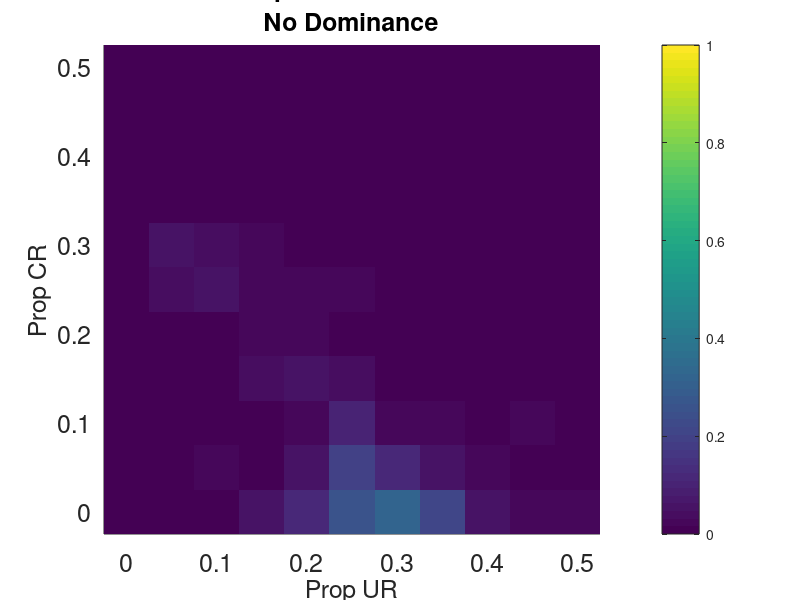
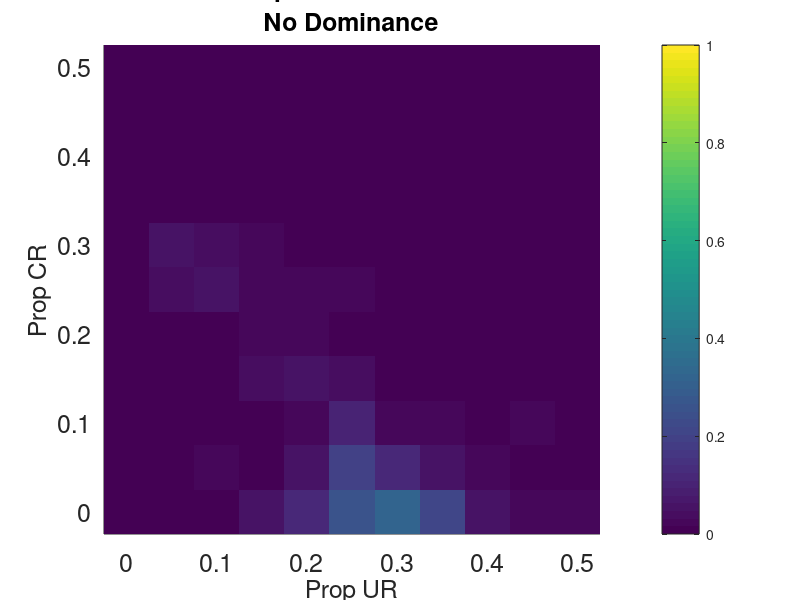
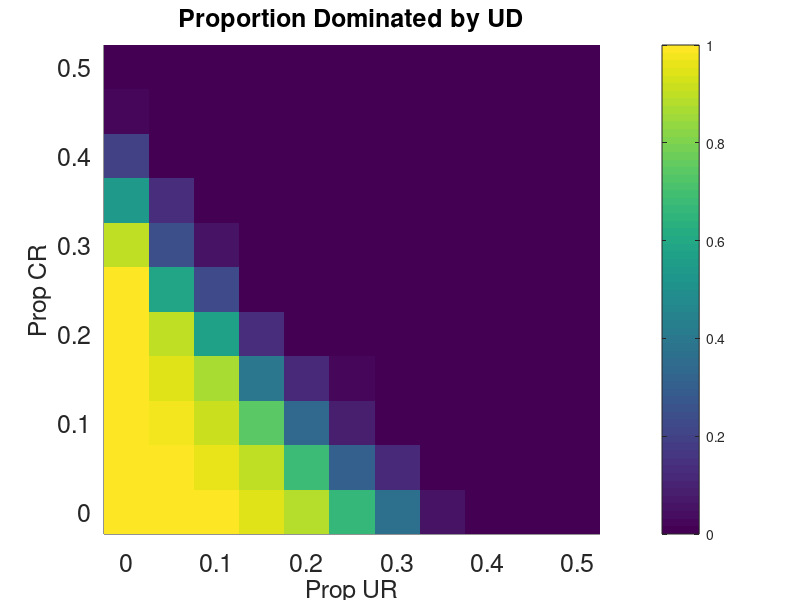
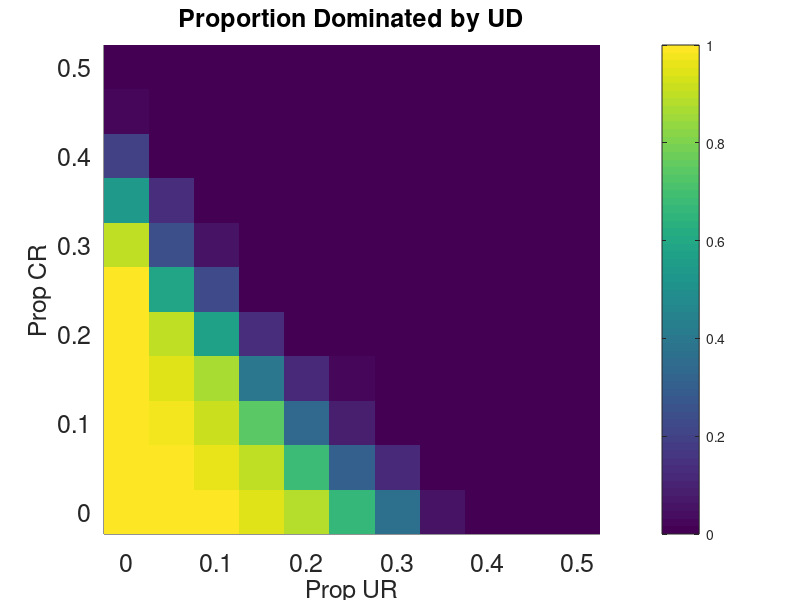

Here is the MATLAB script that generated these plots, in order: (Note: this script raises an error after producing the figures.)
clear all
close all
clc

% Figures S4 and Figure S5 - Performance of indirect reciprocity strategies
% with copy the better setup
% Panels of figure 4 are counted left to right, top to bottom:
% 1 2 3
% 4 5 6



load NS_16_URCRStudy_er.mat %_long

[sizeUR sizeCR dimREPL]=size(tconv);
prop_coop=number_true_cooperators./number_of_plays;

arrived_at=length(tconv); 
numNOTconverged=zeros(sizeUR,sizeCR);
RD_UD=zeros(sizeUR,sizeCR);
RD_TFT=zeros(sizeUR,sizeCR);
RD_CR=zeros(sizeUR,sizeCR);
RD_UR=zeros(sizeUR,sizeCR);
RD_UC=zeros(sizeUR,sizeCR);
RD_SJ=zeros(sizeUR,sizeCR); % set counters for relative dominance to zero for all types

for i=1:sizeUR
    for j=1:sizeCR
        numNOTconverged(i,j)=length(find(squeeze(tconv(i,j,:))>=tmax)); % (1)
        numNOTconverged(i,j)=numNOTconverged(i,j)/Niter;
        m_prop_coop(i,j)=mean(squeeze(prop_coop(i,j,:))); % (2)
        for z=1:dimREPL %(9)
            [~, pos_max]=max(squeeze(N_types(:,i,j,z)));
            if pos_max==1; RD_UD(i,j)=RD_UD(i,j)+1; end; % I update the counter of each types accordingly.
            if pos_max==2; RD_TFT(i,j)=RD_TFT(i,j)+1; end;
            if pos_max==3; RD_CR(i,j)=RD_CR(i,j)+1; end;
            if pos_max==4; RD_UR(i,j)=RD_UR(i,j)+1; end;
            if pos_max==5; RD_UC(i,j)=RD_UC(i,j)+1; end;
            if pos_max==6; RD_SJ(i,j)=RD_SJ(i,j)+1; end;
        end
        vct= [RD_UD(i,j) RD_TFT(i,j) RD_CR(i,j) RD_UR(i,j) RD_UC(i,j) RD_SJ(i,j)]; % (10)
        [~, DominantRelative(i,j)]=max(vct);
        
        N_UD(i,j)=length(find(squeeze(N_types(1,i,j,:))>(0.9*N)))/arrived_at; % (4-8)
        N_TFT(i,j)=length(find(squeeze(N_types(2,i,j,:))>(0.9*N)))/arrived_at;
        N_CR(i,j)=length(find(squeeze(N_types(3,i,j,:))>(0.9*N)))/arrived_at;
        N_UR(i,j)=length(find(squeeze(N_types(4,i,j,:))>(0.9*N)))/arrived_at;
        N_UC(i,j)=length(find(squeeze(N_types(5,i,j,:))>(0.9*N)))/arrived_at;
        N_SJ(i,j)=length(find(squeeze(N_types(6,i,j,:))>(0.9*N)))/arrived_at;
        N_NC(i,j)=(1-(N_UD(i,j)+N_TFT(i,j)+N_CR(i,j)+N_UR(i,j)+N_UC(i,j)+N_SJ(i,j))); % residual. Simulations that are not dominated.
        
        vct= [N_UD(i,j) N_TFT(i,j) N_CR(i,j) N_UR(i,j) N_UC(i,j) N_SJ(i,j)]; % (3)
        [Propdom_joined(i,j), DominantAbsolute(i,j)]=max(vct);
    end
end
RD_UD=RD_UD./Niter;
RD_TFT=RD_TFT./Niter;
RD_CR=RD_CR./Niter;
RD_UR=RD_UR./Niter;
RD_UC=RD_UC./Niter;
RD_SJ=RD_SJ./Niter;


% FIGURE S4 (PANEL 6) - PROPORTION OF SIMULATIONS WITHOUT ABSOLUTELY DOMINANT STRATEGY
fignum = figure(3);
axes1 = axes('Parent',fignum);
hold(axes1,'on');
set(axes1,'FontSize',18);
xlim([-0.025 0.525]);
ylim([-0.025 0.525]);
imagesc(Prop_UR,Prop_CR,N_NC);
colorbar
set(gca, 'CLim', [0, 1]);
set(gca,'YDir','normal')
xlabel('Prop UR','FontSize',18);
ylabel('Prop CR','FontSize',18);
tt=['BetterInitial Proportions of UR and CR - No Dominance'];
title({'Initial Proportions of UR and CR','No Dominance'},'FontSize',18) 
fn=tt(~isspace(tt));
saveas(fignum,fn);
print('-depsc', fn);

% FIGURE S4 (PANEL 5) - PROPORTION OF SIMULATIONS DOMINATED BY UD
fignum = figure(4);
axes1 = axes('Parent',fignum);
hold(axes1,'on');
set(axes1,'FontSize',18);
xlim([-0.025 0.525]);
ylim([-0.025 0.525]);
imagesc(Prop_UR,Prop_CR,N_UD);
colorbar
set(gca, 'CLim', [0, 1]);
set(gca,'YDir','normal')
xlabel('Prop UR','FontSize',18);
ylabel('Prop CR','FontSize',18);
tt=['BetterInitial Proportions of UR and CR - Proportion Dominated by UD'];
title({'Initial Proportions of UR and CR','Proportion Dominated by UD'},'FontSize',18) 
fn=tt(~isspace(tt));
saveas(fignum,fn);
print('-depsc', fn);



% FIGURE S4 (PANEL 4) - PROPORTION OF SIMULATIONS DOMINATED BY UC
fignum = figure(6);
axes1 = axes('Parent',fignum);
hold(axes1,'on');
set(axes1,'FontSize',18);
xlim([-0.025 0.525]);
ylim([-0.025 0.525]);
imagesc(Prop_UR,Prop_CR,N_UC);
colorbar
set(gca, 'CLim', [0, 1]);
set(gca,'YDir','normal')
xlabel('Prop UR','FontSize',18);
ylabel('Prop CR','FontSize',18);
tt=['BetterInitial Proportions of UR and CR - Proportion Dominated by UC'];
title({'Initial Proportions of UR and CR','Proportion Dominated by UC'},'FontSize',18) 
fn=tt(~isspace(tt));
saveas(fignum,fn);
print('-depsc', fn);

% FIGURE S4 (PANEL 3) - PROPORTION OF SIMULATIONS DOMINATED BY SJ
fignum = figure(7);
axes1 = axes('Parent',fignum);
hold(axes1,'on');
set(axes1,'FontSize',18);
xlim([-0.025 0.525]);
ylim([-0.025 0.525]);
imagesc(Prop_UR,Prop_CR,N_SJ);
colorbar
set(gca, 'CLim', [0, 1]);
set(gca,'YDir','normal')
xlabel('Prop UR','FontSize',18);
ylabel('Prop CR','FontSize',18);
tt=['BetterInitial Proportions of UR and CR - Proportion Dominated by SJ'];
title({'Initial Proportions of UR and CR','Proportion Dominated by SJ'},'FontSize',18) 
fn=tt(~isspace(tt));
saveas(fignum,fn);
print('-depsc', fn);


% FIGURE S4 (PANEL 2) - PROPORTION OF SIMULATIONS DOMINATED BY UR
fignum = figure(8);
axes1 = axes('Parent',fignum);
hold(axes1,'on');
set(axes1,'FontSize',18);
xlim([-0.025 0.525]);
ylim([-0.025 0.525]);
imagesc(Prop_UR,Prop_CR,N_UR);
colorbar
set(gca, 'CLim', [0, 1]);
set(gca,'YDir','normal')
xlabel('Prop UR','FontSize',18);
ylabel('Prop CR','FontSize',18);
tt=['BetterInitial Proportions of UR and CR - Proportion Dominated by UR'];
title({'Initial Proportions of UR and CR','Proportion Dominated by UR'},'FontSize',18) 
fn=tt(~isspace(tt));
saveas(fignum,fn);
print('-depsc', fn);

% FIGURE S4 (PANEL 1) - PROPORTION OF SIMULATIONS DOMINATED BY CR
fignum = figure(9);
axes1 = axes('Parent',fignum);
hold(axes1,'on');
set(axes1,'FontSize',18);
xlim([-0.025 0.525]);
ylim([-0.025 0.525]);
imagesc(Prop_UR,Prop_CR,N_CR);
colorbar
set(gca, 'CLim', [0, 1]);
set(gca,'YDir','normal')
xlabel('Prop UR','FontSize',18);
ylabel('Prop CR','FontSize',18);
tt=['BetterInitial Proportions of UR and CR - Proportion Dominated by CR'];
title({'Initial Proportions of UR and CR','Proportion Dominated by CR'},'FontSize',18) 
fn=tt(~isspace(tt));
saveas(fignum,fn);
print('-depsc', fn);


% FIGURE S5 (LEFT PANEL) - PROPORTION OF COOPERATORS

fignum = figure(10);
axes1 = axes('Parent',fignum);
hold(axes1,'on');
box(axes1,'on');
% Set the remaining axes properties
set(axes1,'FontSize',18,'Layer','top','YTick',[0 0.1 0.2 0.3 0.4 0.5],...
    'YTickLabel',{'0','0.1','0.2','0.3','0.4','0.5'});
xlim([-0.025 0.525]);
ylim([-0.025 0.525]);
imagesc(Prop_UR,Prop_CR,m_prop_coop);
colorbar
set(gca, 'CLim', [0, 1]);
set(gca,'YDir','normal')
xlabel('Prop UR','FontSize',18);
ylabel('Prop CR','FontSize',18);
tt=['BetterInitial Proportions of UR and CR - Proportion Cooperators'];
title({'Indirect Reciprocity','Proportion of Cooperators'},'FontSize',18) 
fn=tt(~isspace(tt));
saveas(fignum,fn);
print('-depsc', fn);
% 
for i=1:sizeUR
    for j=1:sizeCR
        if DominantAbsolute(i,j)==1; toprint(i,j)=1; end
        if DominantAbsolute(i,j)==3; toprint(i,j)=2; end
        if DominantAbsolute(i,j)==4; toprint(i,j)=3; end
        if DominantAbsolute(i,j)==5; toprint(i,j)=4; end
        if DominantAbsolute(i,j)==6; toprint(i,j)=5; end
    end
end

% FIGURE S5 (RIGHT PANEL) - STRATEGY DOMINATING THE MOST FREQUENTLY
fignum=figure(11);
hSurf=imagesc(Prop_UR,Prop_CR,toprint); % This is the command to make a shaded contour plot
hSurfAx=(gca);
cRange= caxis; % get the default color map for the data range

tt=['BetterInitial Proportions of UR and CR - Type dominating more often'];
% Set the remaining axes properties
set(gca,'FontSize',18,'Layer','top','YTick',[0 0.1 0.2 0.3 0.4 0.5],'YTickLabel',{'0','0.1','0.2','0.3','0.4','0.5'});
xlim([0 0.50]);
ylim([0 0.50]);
set(gca,'YDir','normal')
hold all
% Then add contour lines with appropriate Z data (I am overlaying temperature on other parameters):
 [C,hT]= contour(Prop_UR,Prop_CR, Propdom_joined, '-k','ShowText','on','LineWidth',2);
    hLines=findobj(gca, 'type', 'line'); % find all the separate lines on contour plot.
    set(hLines, 'LineWidth', 8); % and set their width.
    clabel(C,hT,'FontSize',14);

% Then reset the color axis according to the range determined above:
mymap = [1 1 1
1 0 0
    0 1 0
    0 0 1
    0 0 0 ];
caxis([1, 5])
cb=colormap(mymap);
set(gca, 'CLim', [1, 6]);
%set(cb,'Ticks',[1,2,3,4,5],'TickLabels',{'UD','CR','UR','UC','SJ'});
 colorbar('Location','eastoutside','Ticks',[1.5,2.5,3.5,4.5,5.5],'TickLabels',{'UD','CR','UR',...
     'UC','SJ'},'TickLabelInterpreter','latex')
xlabel('Prop UR','FontSize',18);
ylabel('Prop CR','FontSize',18);
title({'Indirect Reciprocity','Strategy dominating most frequently'},'FontSize',18) 
fn=tt(~isspace(tt));
saveas(fignum,fn);
print('-depsc', fn);